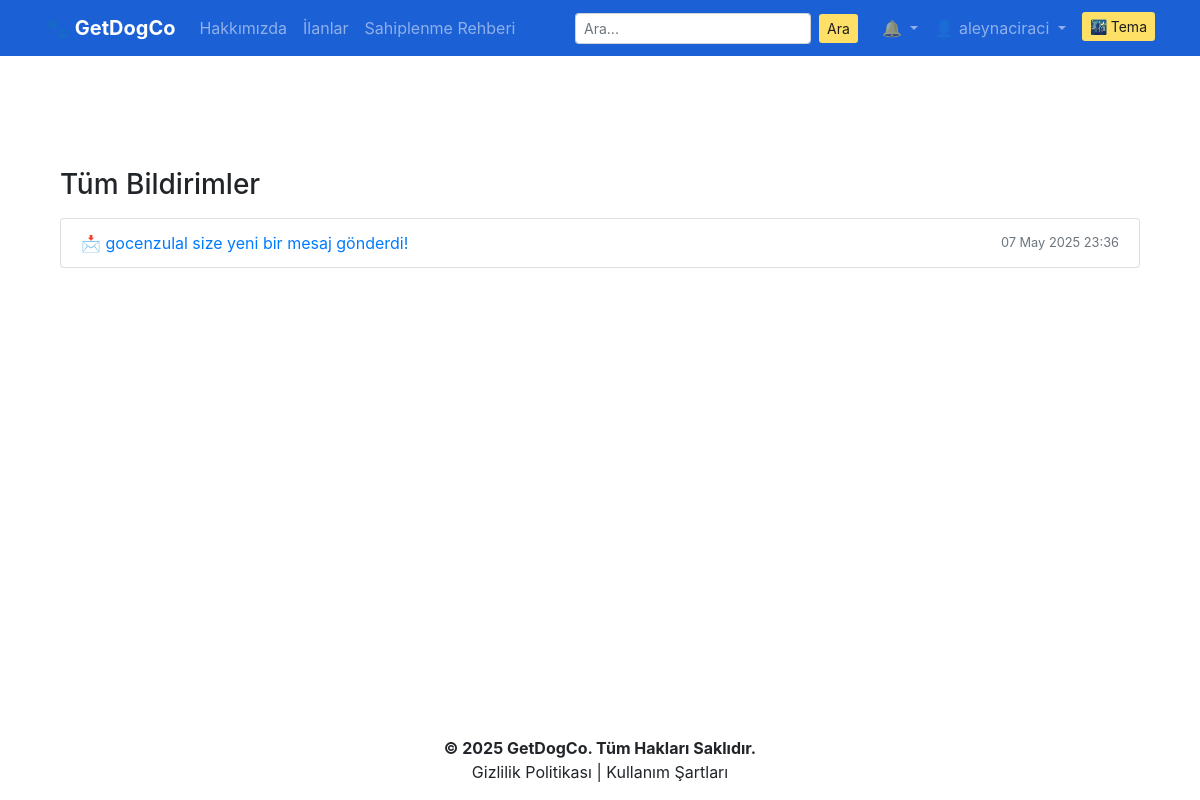
/tr/notifications/ (signed in), run on the app's committed database.
### getdogco/models.py (models this page shows, shortened)
class Notification(models.Model):
    user = models.ForeignKey(User, on_delete=models.CASCADE, related_name='notifications')
    message = models.CharField(max_length=255)
    url = models.URLField(blank=True, null=True)  # Bildirime tıklanınca gidilecek adres
    is_read = models.BooleanField(default=False)
    created_at = models.DateTimeField(auto_now_add=True)
    class Meta:
        ordering = ['-created_at']  # En yeni bildirimler önce gelir

### getdogco/views.py (the view)
# urls.py: path('notifications/', views.all_notifications, name='all_notifications'),
@login_required
def all_notifications(request):
    notifications = Notification.objects.filter(user=request.user)
    return render(request, 'notifications/all_notifications.html', {'notifications': notifications})

### getdogco/context_processors.py (called while the page is built)
def notification_context(request):
    if request.user.is_authenticated:
        unread_count = Notification.objects.filter(user=request.user, is_read=False).count()
        recent_notifications = Notification.objects.filter(user=request.user).order_by('-created_at')[:5]
        return {
            'unread_notification_count': unread_count,
            'notifications': recent_notifications
        }
    return {
        'unread_notification_count': 0,
        'notifications': []
    }

### templates/notifications/all_notifications.html
{% extends "layout.html" %}
{% load i18n %}
{% block body %}
<div class="container mt-5">
  <h3>{% trans "Tüm Bildirimler" %}</h3>
  <ul class="list-group mt-3">
    {% for n in notifications %}
      <li class="list-group-item d-flex justify-content-between align-items-center {% if not n.is_read %}font-weight-bold{% endif %}">
        <a href="{% url 'getdogco:mark_notification_read' n.id %}?next={{ n.url }}">
          {{ n.message }}
        </a>
        <small class="text-muted">{{ n.created_at|date:"d M Y H:i" }}</small>
      </li>
    {% empty %}
      <li class="list-group-item text-muted">{% trans "Henüz bildiriminiz yok." %}</li>
    {% endfor %}
  </ul>
</div>
{% endblock %}

### templates/layout.html (shortened to what this page needs)
<!DOCTYPE html>
{% load static i18n %}
<html lang="{{ LANGUAGE_CODE }}">
  <head>
    <link rel="stylesheet" href="https://stackpath.bootstrapcdn.com/bootstrap/4.5.2/css/bootstrap.min.css">
    <link rel="stylesheet" href="{% static 'css/style.css' %}?v=2.0">
  </head>
  <body class="d-flex flex-column min-vh-100">
    <nav class="navbar navbar-expand-md navbar-dark" style="background-color:rgb(28, 96, 214) !important;">
      <div class="container">
        <a class="navbar-brand font-weight-bold" href="/">🐾 GetDogCo</a>
        <div class="collapse navbar-collapse" id="navbarCollapse">
          <ul class="navbar-nav mr-auto">
            <li class="nav-item"><a class="nav-link" href="/about">{% trans "Hakkımızda" %}</a></li>
            <li class="nav-item"><a class="nav-link" href="{% url 'getdogco:list_posts' %}">{% trans "İlanlar" %}</a></li>
            <li class="nav-item"><a class="nav-link" href="{% url 'getdogco:adoption_guide' %}">{% trans "Sahiplenme Rehberi" %}</a></li>
          </ul>
          <form method="GET" action="{% url 'getdogco:list_posts' %}" class="form-inline my-2 my-md-0 mr-md-3">
            <input class="form-control form-control-sm mr-2" type="search" name="keyword" placeholder="{% trans 'Ara...' %}" aria-label="{% trans 'Ara' %}">
            <button class="btn btn-sm btn-yellow-custom" type="submit">{% trans "Ara" %}</button>
          </form>
          <ul class="navbar-nav">
            {% if request.user.is_authenticated %}
              <li class="nav-item dropdown">
                <a class="nav-link dropdown-toggle position-relative" href="{% url 'getdogco:all_notifications' %}" id="notificationDropdown" role="button" data-toggle="dropdown">
                  🔔
                </a>
              </li>
              <li class="nav-item dropdown">
                <a class="nav-link dropdown-toggle" href="#" id="userDropdown" role="button" data-toggle="dropdown">
                  👤 {{ request.user.username }}
                </a>
              </li>
            {% else %}
              <li class="nav-item"><a class="nav-link" href="{% url 'getdogco:login' %}">{% trans "Giriş Yap" %}</a></li>
              <li class="nav-item"><a class="nav-link" href="{% url 'getdogco:register' %}">{% trans "Kayıt Ol" %}</a></li>
            {% endif %}
            <li class="nav-item">
              <button onclick="toggleDarkMode()" id="darkModeBtn" class="btn btn-sm ml-2 btn-yellow-custom" style="margin-top: 4px;">
                🌃 {% trans "Tema" %}
              </button>
            </li>
          </ul>
        </div>
      </div>
    </nav>
    <main class="flex-fill">
      <div class="container mt-3 pt-5 mb-5">
        {% block body %}
        {% endblock body %}
      </div>
    </main>
    <footer class="text-center py-3" style="background-color: #ffffff; color: #212529;">
      <p class="mb-0 font-weight-bold">© 2025 GetDogCo. {% trans "Tüm Hakları Saklıdır." %}</p>
      <p class="mb-0">{% trans "Gizlilik Politikası" %} | {% trans "Kullanım Şartları" %}</p>
    </footer>
  </body>
</html>

### static/css/style.css (style rules this page uses)
.btn-yellow-custom { background-color: #ffe066; color: #1c1c1c; border: none; transition: background-color 0.3s ease; }
html, body { height: 100%; margin: 0; }
body { display: flex; flex-direction: column; min-height: 100vh; }
main.flex-fill { flex: 1; }

### data on the page
Notification: message "📩 gocenzulal size yeni bir mesaj gönderdi!", created_at "07 May 2025 23:36"

### other printed values
{{ request.user.username }} "aleynaciraci"
